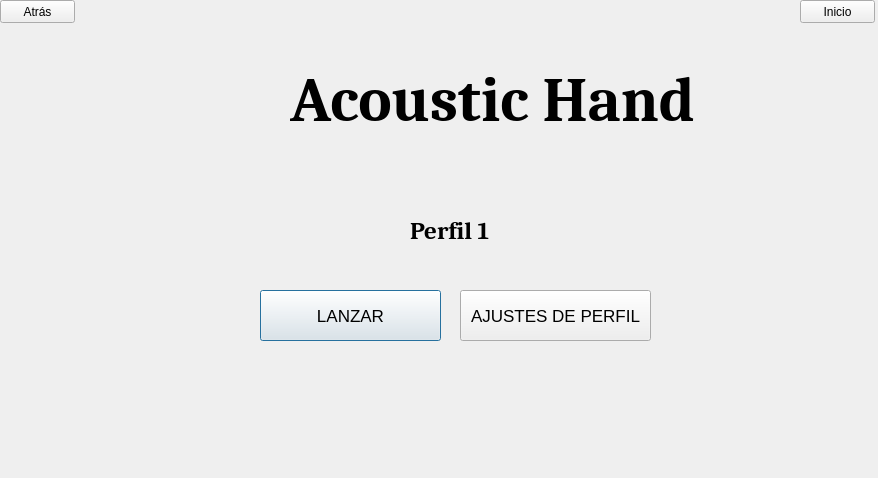
<?xml version="1.0" encoding="UTF-8"?>
<ui version="4.0">
 <class>pantalla3</class>
 <widget class="QDialog" name="pantalla3">
  <property name="geometry">
   <rect>
    <x>0</x>
    <y>0</y>
    <width>878</width>
    <height>478</height>
   </rect>
  </property>
  <property name="windowTitle">
   <string>Dialog</string>
  </property>
  <widget class="QPushButton" name="pushButton">
   <property name="geometry">
    <rect>
     <x>260</x>
     <y>290</y>
     <width>181</width>
     <height>51</height>
    </rect>
   </property>
   <property name="font">
    <font>
     <pointsize>13</pointsize>
     <weight>50</weight>
     <bold>false</bold>
    </font>
   </property>
   <property name="text">
    <string>LANZAR</string>
   </property>
  </widget>
  <widget class="QLabel" name="label_2">
   <property name="geometry">
    <rect>
     <x>410</x>
     <y>210</y>
     <width>101</width>
     <height>41</height>
    </rect>
   </property>
   <property name="font">
    <font>
     <family>Cambria</family>
     <pointsize>19</pointsize>
     <weight>75</weight>
     <bold>true</bold>
    </font>
   </property>
   <property name="text">
    <string>Perfil 1</string>
   </property>
  </widget>
  <widget class="QPushButton" name="pushButton_4">
   <property name="geometry">
    <rect>
     <x>0</x>
     <y>0</y>
     <width>75</width>
     <height>23</height>
    </rect>
   </property>
   <property name="text">
    <string>Atrás</string>
   </property>
  </widget>
  <widget class="QPushButton" name="pushButton_2">
   <property name="geometry">
    <rect>
     <x>460</x>
     <y>290</y>
     <width>191</width>
     <height>51</height>
    </rect>
   </property>
   <property name="font">
    <font>
     <pointsize>13</pointsize>
     <weight>50</weight>
     <bold>false</bold>
    </font>
   </property>
   <property name="text">
    <string>AJUSTES DE PERFIL</string>
   </property>
  </widget>
  <widget class="QPushButton" name="pushButton_3">
   <property name="geometry">
    <rect>
     <x>800</x>
     <y>0</y>
     <width>75</width>
     <height>23</height>
    </rect>
   </property>
   <property name="text">
    <string>Inicio</string>
   </property>
  </widget>
  <widget class="QLabel" name="label_3">
   <property name="geometry">
    <rect>
     <x>290</x>
     <y>50</y>
     <width>421</width>
     <height>100</height>
    </rect>
   </property>
   <property name="maximumSize">
    <size>
     <width>16777215</width>
     <height>16777215</height>
    </size>
   </property>
   <property name="font">
    <font>
     <family>Cambria</family>
     <pointsize>47</pointsize>
     <weight>75</weight>
     <bold>true</bold>
    </font>
   </property>
   <property name="text">
    <string>Acoustic Hand</string>
   </property>
  </widget>
  <widget class="QLabel" name="label_4">
   <property name="geometry">
    <rect>
     <x>160</x>
     <y>30</y>
     <width>141</width>
     <height>121</height>
    </rect>
   </property>
   <property name="text">
    <string/>
   </property>
   <property name="pixmap">
    <pixmap resource="imagenes.qrc">:/imagenes/logo.png</pixmap>
   </property>
   <property name="scaledContents">
    <bool>true</bool>
   </property>
  </widget>
 </widget>
 <resources>
  <include location="imagenes.qrc"/>
 </resources>
 <connections/>
</ui>
